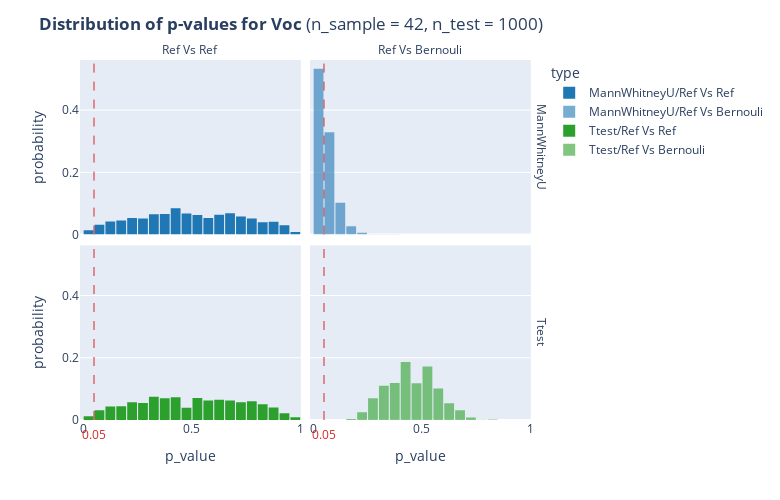

Notebook code for this chart:
### Markdown cell above
## Voc

### Code cell
calculate_p_values(n_sample=42, n_test=1000, cate_interest='Voc', Halternative = 'less')

### Figure 1 — Plotly figure (JSON) as saved in the notebook; plotly's stock layout.template omitted (floating-point values rounded to 4 significant figures; data arrays with more than 128 entries replaced by an {"elided": "..."} marker saying what was removed)
{"data": [{"alignmentgroup": "True", "bingroup": "x", "histnorm": "probability", "hovertemplate": "type=MannWhitneyU/Ref Vs Ref<br>test=MannWhitneyU<br>category=Ref Vs Ref<br>p_value=%{x}<br>probability=%{y}<extra></extra>", "legendgroup": "MannWhitneyU/Ref Vs Ref", "marker": {"color": "rgb(31, 119, 180)", "pattern": {"shape": ""}}, "name": "MannWhitneyU/Ref Vs Ref", "offsetgroup": "MannWhitneyU/Ref Vs Ref", "orientation": "v", "showlegend": true, "type": "histogram", "x": {"elided": "1000 float values"}, "xaxis": "x3", "xbins": {"size": 0.05, "start": 0}, "yaxis": "y3"}, {"alignmentgroup": "True", "bingroup": "x", "histnorm": "probability", "hovertemplate": "type=MannWhitneyU/Ref Vs Bernouli<br>test=MannWhitneyU<br>category=Ref Vs Bernouli<br>p_value=%{x}<br>probability=%{y}<extra></extra>", "legendgroup": "MannWhitneyU/Ref Vs Bernouli", "marker": {"color": "rgba(31, 119, 180, 0.6)", "pattern": {"shape": ""}}, "name": "MannWhitneyU/Ref Vs Bernouli", "offsetgroup": "MannWhitneyU/Ref Vs Bernouli", "orientation": "v", "showlegend": true, "type": "histogram", "x": {"elided": "1000 float values"}, "xaxis": "x4", "xbins": {"size": 0.05, "start": 0}, "yaxis": "y4"}, {"alignmentgroup": "True", "bingroup": "x", "histnorm": "probability", "hovertemplate": "type=Ttest/Ref Vs Ref<br>test=Ttest<br>category=Ref Vs Ref<br>p_value=%{x}<br>probability=%{y}<extra></extra>", "legendgroup": "Ttest/Ref Vs Ref", "marker": {"color": "rgb(44, 160, 44)", "pattern": {"shape": ""}}, "name": "Ttest/Ref Vs Ref", "offsetgroup": "Ttest/Ref Vs Ref", "orientation": "v", "showlegend": true, "type": "histogram", "x": {"elided": "1000 float values"}, "xaxis": "x", "xbins": {"size": 0.05, "start": 0}, "yaxis": "y"}, {"alignmentgroup": "True", "bingroup": "x", "histnorm": "probability", "hovertemplate": "type=Ttest/Ref Vs Bernouli<br>test=Ttest<br>category=Ref Vs Bernouli<br>p_value=%{x}<br>probability=%{y}<extra></extra>", "legendgroup": "Ttest/Ref Vs Bernouli", "marker": {"color": "rgba(44, 160, 44, 0.6)", "pattern": {"shape": ""}}, "name": "Ttest/Ref Vs Bernouli", "offsetgroup": "Ttest/Ref Vs Bernouli", "orientation": "v", "showlegend": true, "type": "histogram", "x": {"elided": "1000 float values"}, "xaxis": "x2", "xbins": {"size": 0.05, "start": 0}, "yaxis": "y2"}], "layout": {"annotations": [{"showarrow": false, "text": "Ref Vs Ref", "x": 0.24, "xanchor": "center", "xref": "paper", "y": 1, "yanchor": "bottom", "yref": "paper"}, {"showarrow": false, "text": "Ref Vs Bernouli", "x": 0.74, "xanchor": "center", "xref": "paper", "y": 1, "yanchor": "bottom", "yref": "paper"}, {"showarrow": false, "text": "Ttest", "textangle": 90, "x": 0.98, "xanchor": "left", "xref": "paper", "y": 0.2425, "yanchor": "middle", "yref": "paper"}, {"showarrow": false, "text": "MannWhitneyU", "textangle": 90, "x": 0.98, "xanchor": "left", "xref": "paper", "y": 0.7575, "yanchor": "middle", "yref": "paper"}, {"font": {"color": "rgb(214, 39, 40)", "size": 12}, "showarrow": false, "text": "0.05", "x": 0.05, "xref": "x", "y": -0.07, "yref": "paper"}, {"font": {"color": "rgb(214, 39, 40)", "size": 12}, "showarrow": false, "text": "0.05", "x": 0.05, "xref": "x2", "y": -0.07, "yref": "paper"}], "bargap": 0.1, "barmode": "relative", "height": 500, "legend": {"title": {"text": "type"}, "tracegroupgap": 0}, "margin": {"t": 60}, "shapes": [{"line": {"color": "rgb(214, 39, 40)", "dash": "dash", "width": 1}, "type": "line", "x0": 0.05, "x1": 0.05, "xref": "x", "y0": 0, "y1": 1, "yref": "y domain"}, {"line": {"color": "rgb(214, 39, 40)", "dash": "dash", "width": 1}, "type": "line", "x0": 0.05, "x1": 0.05, "xref": "x2", "y0": 0, "y1": 1, "yref": "y2 domain"}, {"line": {"color": "rgb(214, 39, 40)", "dash": "dash", "width": 1}, "type": "line", "x0": 0.05, "x1": 0.05, "xref": "x3", "y0": 0, "y1": 1, "yref": "y3 domain"}, {"line": {"color": "rgb(214, 39, 40)", "dash": "dash", "width": 1}, "type": "line", "x0": 0.05, "x1": 0.05, "xref": "x4", "y0": 0, "y1": 1, "yref": "y4 domain"}], "title": {"text": "<b>Distribution of p-values for Voc</b> (n_sample = 42, n_test = 1000)"}, "width": 780, "xaxis": {"anchor": "y", "domain": [0, 0.48], "title": {"text": "p_value"}}, "xaxis2": {"anchor": "y2", "domain": [0.5, 0.98], "matches": "x", "title": {"text": "p_value"}}, "xaxis3": {"anchor": "y3", "domain": [0, 0.48], "matches": "x", "showticklabels": false}, "xaxis4": {"anchor": "y4", "domain": [0.5, 0.98], "matches": "x", "showticklabels": false}, "yaxis": {"anchor": "x", "domain": [0, 0.485], "title": {"text": "probability"}}, "yaxis2": {"anchor": "x2", "domain": [0, 0.485], "matches": "y", "showticklabels": false}, "yaxis3": {"anchor": "x3", "domain": [0.515, 1], "matches": "y", "title": {"text": "probability"}}, "yaxis4": {"anchor": "x4", "domain": [0.515, 1], "matches": "y", "showticklabels": false}}}
